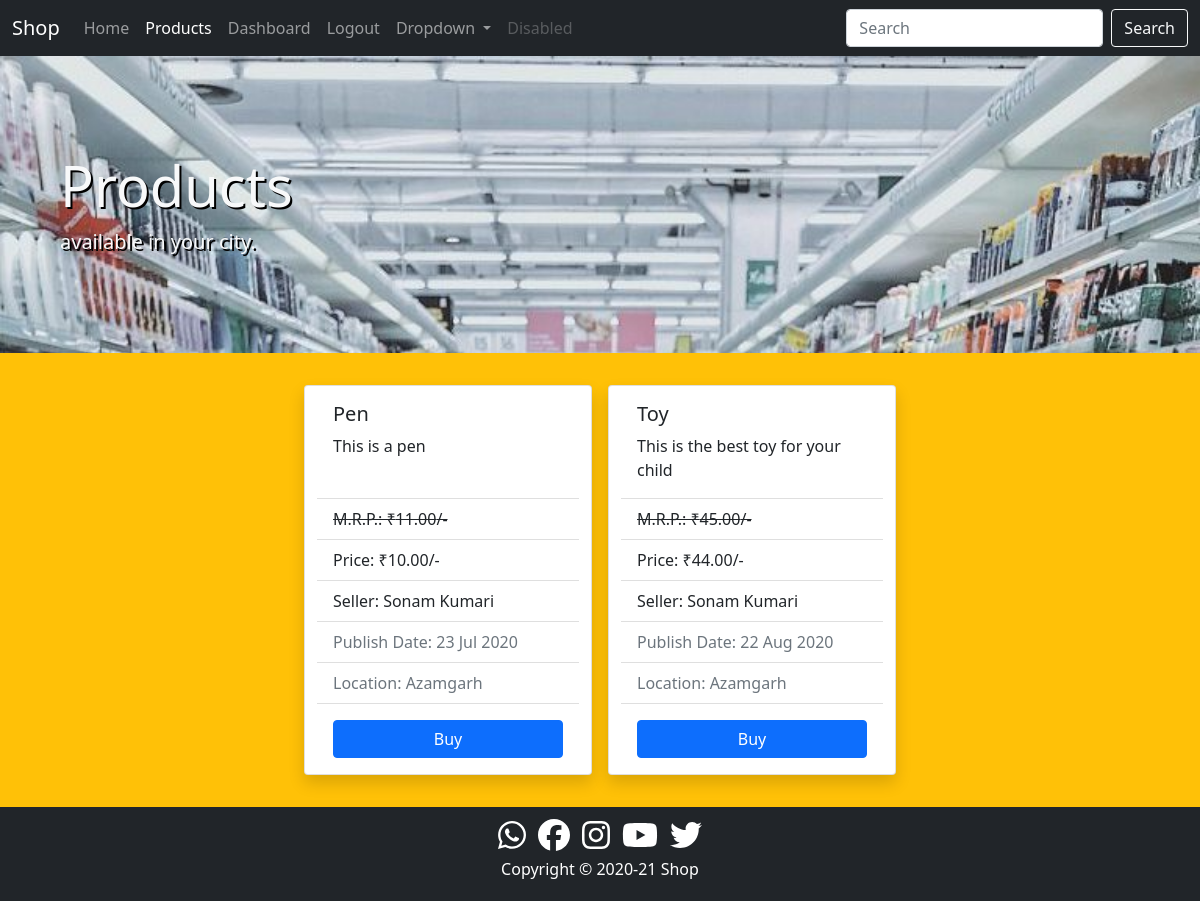
/product/ (signed in), run on an earlier commit of the app's database.
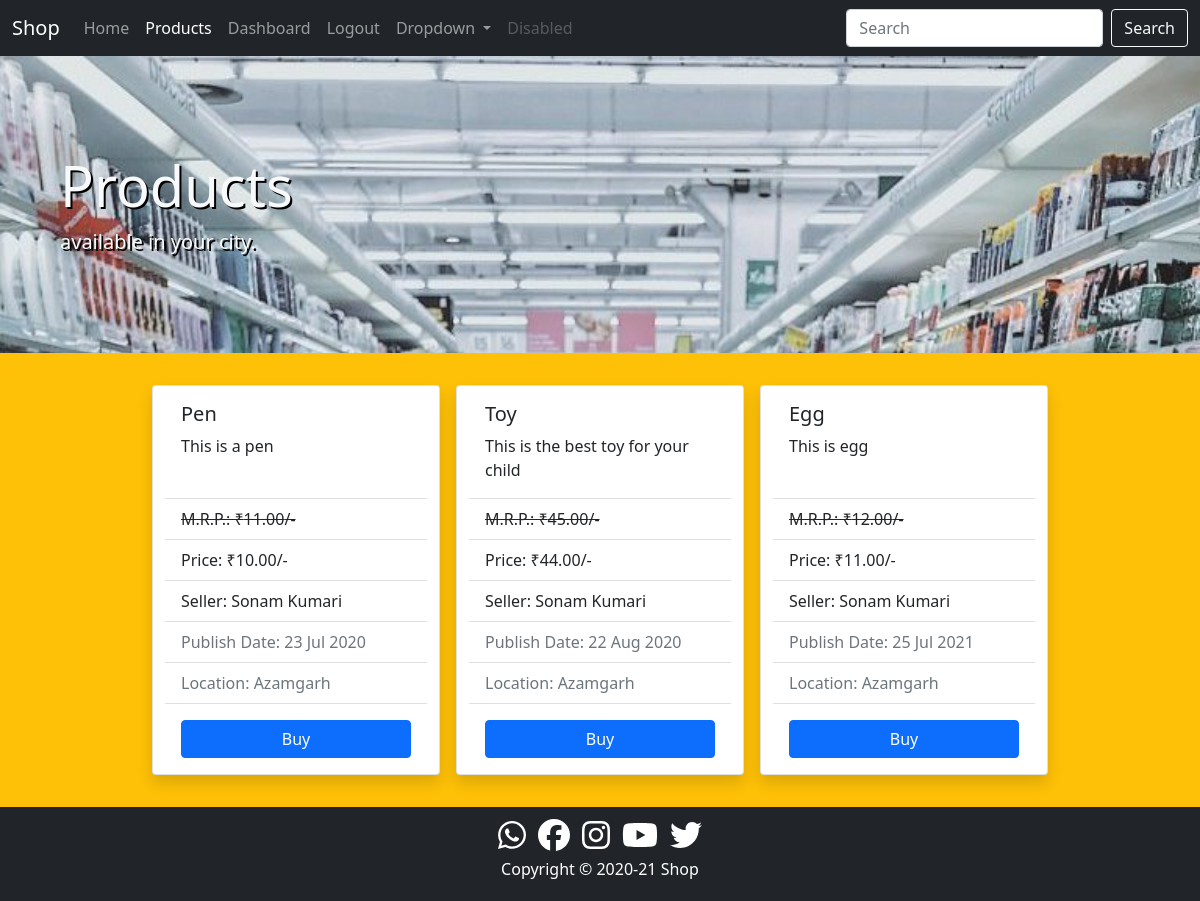
And on a later commit of the database.
### product/models.py (models this page shows, shortened)
class Product(models.Model):
    seller=models.ForeignKey(User,on_delete=models.CASCADE)
    title=models.CharField(max_length=50)
    date=models.DateField()
    description=models.TextField(max_length=500)
    mrp=models.DecimalField(decimal_places=2,max_digits=7)
    selling_price=models.DecimalField(decimal_places=2,max_digits=7)
    location=models.CharField(max_length=50)

### product/views.py (the view)
# urls.py: path('',views.ShowProduct.as_view(),name='products'),
@method_decorator(login_required,name='dispatch')
class ShowProduct(ListView):
    model=Product
    template_name='product/products.html'
    context_object_name='products'
    def get_queryset(self):
        return Product.objects.filter(location=self.request.user.profile.city)
    def get_context_data(self,*args,**kwargs):
        context=super().get_context_data(*args,**kwargs)
        context['products_active']='active'
        context['products_disabled']='disabled'
        return context

### product/templates/product/products.html (shortened to what this page needs)
{% extends 'core/base.html' %}
{% block content %}
<div class="container-fluid p-5 products shadow-lg">
    <div class="container text-light my-5">
        <div>
            <h1 class="display-4">Products</h1>
        </div>
        <div class="lead">
            <p>available in your city.</p>
        </div>
    </div>
</div>
<div class="container-fluid p-4 bg-warning">
    <div class="row justify-content-center">
        {% for product in products %}
        <div class="card m-2 shadow" style="width: 18rem;">
            <div class="card-body">
                <h5 class="card-title">{{product.title|capfirst}}</h5>
                <p class="card-text">{{product.description|capfirst}}</p>
            </div>
            <ul class="list-group list-group-flush">
                <li class="list-group-item text-decoration-line-through">M.R.P.: &#8377;{{product.mrp}}/-</li>
                <li class="list-group-item">Price: &#8377;{{product.selling_price}}/-</li>
                <li class="list-group-item">Seller: {{product.seller.get_full_name|capfirst}}</li>
                <li class="list-group-item text-muted">Publish Date: {{product.date|date:"d M Y"}}</li>
                <li class="list-group-item text-muted">Location: {{product.location}}</li>
              </ul>
            <a href="#" class="btn btn-primary m-3">Buy</a>
        </div>
        {% endfor %}
    </div>
</div>
{% endblock content %}

What changed in the data, as far as the page shows it:
added Product: title "Egg", description "This is egg", mrp "12.00", selling_price "11.00", seller.get_full_name "Sonam Kumari", date "25 Jul 2021", location "Azamgarh"
